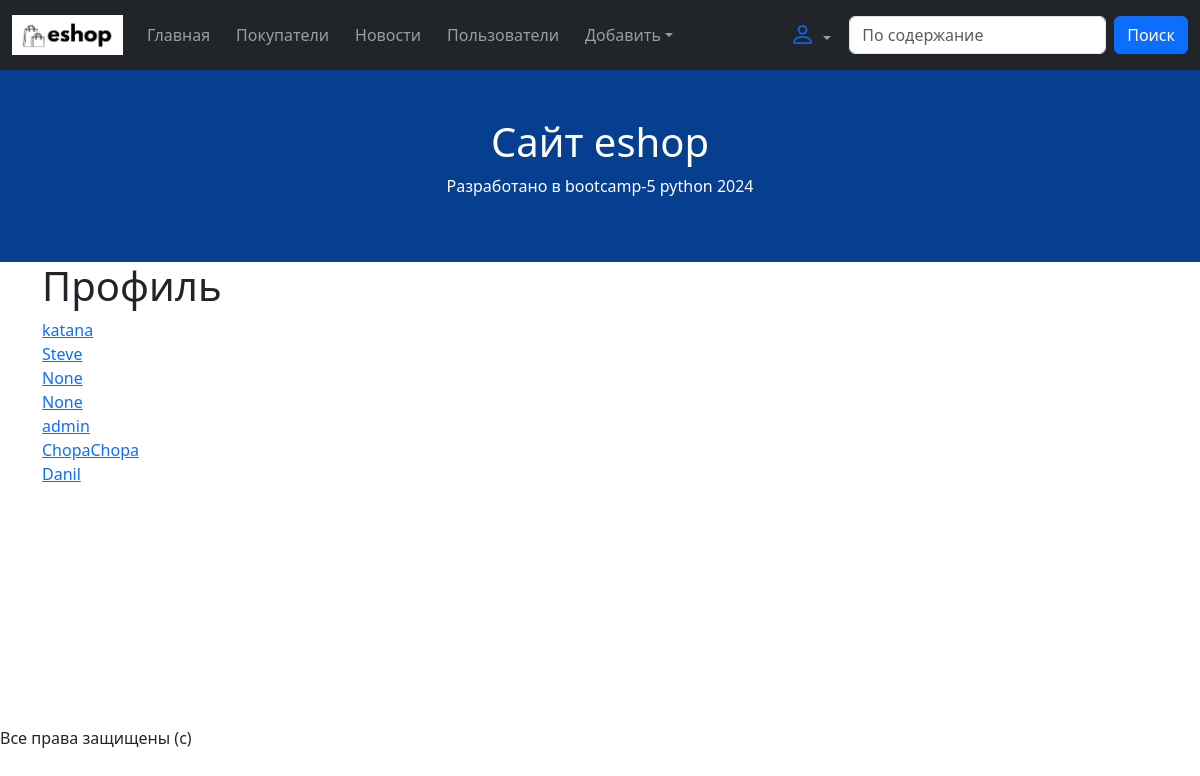
/profile/, run on the app's committed database.
### costumerapp/models.py (models this page shows)
class Profile(models.Model):
    bio = models.TextField()
    social_link = models.CharField(max_length=50)
    phone_number = models.IntegerField()
    user = models.OneToOneField(
        to=User,
        on_delete=models.SET_NULL,
        null=True, blank=True
    )
    photo = models.ImageField(
        verbose_name='photo',
        upload_to="profiles/",
        null=True, blank=True
    )

### costumerapp/views.py (the view)
# urls.py: path('profile/', profile, name="profile"),
def profile(request):
    profile_list = Profile.objects.all()
    context = {"profile": profile_list}
    return render(request, 'profile_lst.html', context)

### costumerapp/templates/profile_lst.html
{% extends 'base.html' %}
{% block content %}
<h1>Профиль</h1>
    {% for obj in profile %}
        <div>
            <a href="/profile/{{ obj.id }}/">{{ obj.user }}</a>
        </div>
    {% endfor %}
{% endblock %}

### data on the page
Profile: user "katana"
Profile: user "Steve"
Profile: user "None"
Profile: user "None"
Profile: user "admin"
Profile: user "ChopaChopa"
Profile: user "Danil"
